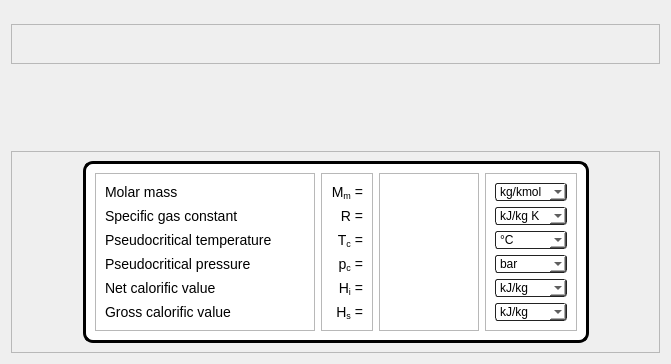
          <widget class="QWidget" name="pageBasic">
           <layout class="QVBoxLayout" name="verticalLayout_4">
            <item>
             <spacer name="verticalSpacer_6">
              <property name="orientation">
               <enum>Qt::Vertical</enum>
              </property>
              <property name="sizeHint" stdset="0">
               <size>
                <width>20</width>
                <height>13</height>
               </size>
              </property>
             </spacer>
            </item>
            <item>
             <widget class="QFrame" name="frame_99">
              <property name="frameShape">
               <enum>QFrame::StyledPanel</enum>
              </property>
              <property name="frameShadow">
               <enum>QFrame::Raised</enum>
              </property>
              <layout class="QHBoxLayout" name="horizontalLayout_30">
               <item>
                <spacer name="horizontalSpacer_19">
                 <property name="orientation">
                  <enum>Qt::Horizontal</enum>
                 </property>
                 <property name="sizeHint" stdset="0">
                  <size>
                   <width>341</width>
                   <height>20</height>
                  </size>
                 </property>
                </spacer>
               </item>
              </layout>
             </widget>
            </item>
            <item>
             <spacer name="verticalSpacer">
              <property name="orientation">
               <enum>Qt::Vertical</enum>
              </property>
              <property name="sizeHint" stdset="0">
               <size>
                <width>20</width>
                <height>81</height>
               </size>
              </property>
             </spacer>
            </item>
            <item>
             <widget class="QFrame" name="frame_12">
              <property name="frameShape">
               <enum>QFrame::StyledPanel</enum>
              </property>
              <property name="frameShadow">
               <enum>QFrame::Raised</enum>
              </property>
              <layout class="QHBoxLayout" name="horizontalLayout_31">
               <item>
                <spacer name="horizontalSpacer_9">
                 <property name="orientation">
                  <enum>Qt::Horizontal</enum>
                 </property>
                 <property name="sizeHint" stdset="0">
                  <size>
                   <width>62</width>
                   <height>20</height>
                  </size>
                 </property>
                </spacer>
               </item>
               <item>
                <widget class="QFrame" name="frameBasic">
                 <property name="maximumSize">
                  <size>
                   <width>760</width>
                   <height>16777215</height>
                  </size>
                 </property>
                 <property name="styleSheet">
                  <string notr="true">QLabel {
	font-size: 14px;
}

#frameBasic {
	border: 3px solid black;
	border-radius: 10px;
	background: white;
}</string>
                 </property>
                 <property name="frameShape">
                  <enum>QFrame::StyledPanel</enum>
                 </property>
                 <property name="frameShadow">
                  <enum>QFrame::Raised</enum>
                 </property>
                 <layout class="QHBoxLayout" name="horizontalLayout_19">
                  <item>
                   <widget class="QFrame" name="frame_66">
                    <property name="minimumSize">
                     <size>
                      <width>220</width>
                      <height>0</height>
                     </size>
                    </property>
                    <property name="frameShape">
                     <enum>QFrame::StyledPanel</enum>
                    </property>
                    <property name="frameShadow">
                     <enum>QFrame::Raised</enum>
                    </property>
                    <layout class="QVBoxLayout" name="verticalLayout_56">
                     <item>
                      <widget class="QLabel" name="label_104">
                       <property name="font">
                        <font>
                         <pointsize>-1</pointsize>
                        </font>
                       </property>
                       <property name="text">
                        <string>Molar mass</string>
                       </property>
                      </widget>
                     </item>
                     <item>
                      <widget class="QLabel" name="label_105">
                       <property name="font">
                        <font>
                         <pointsize>-1</pointsize>
                        </font>
                       </property>
                       <property name="text">
                        <string>Specific gas constant</string>
                       </property>
                      </widget>
                     </item>
                     <item>
                      <widget class="QLabel" name="label_106">
                       <property name="font">
                        <font>
                         <pointsize>-1</pointsize>
                        </font>
                       </property>
                       <property name="text">
                        <string>Pseudocritical temperature</string>
                       </property>
                      </widget>
                     </item>
                     <item>
                      <widget class="QLabel" name="label_107">
                       <property name="font">
                        <font>
                         <pointsize>-1</pointsize>
                        </font>
                       </property>
                       <property name="text">
                        <string>Pseudocritical pressure</string>
                       </property>
                      </widget>
                     </item>
                     <item>
                      <widget class="QLabel" name="label_108">
                       <property name="font">
                        <font>
                         <pointsize>-1</pointsize>
                        </font>
                       </property>
                       <property name="text">
                        <string>Net calorific value</string>
                       </property>
                      </widget>
                     </item>
                     <item>
                      <widget class="QLabel" name="label_109">
                       <property name="font">
                        <font>
                         <pointsize>-1</pointsize>
                        </font>
                       </property>
                       <property name="text">
                        <string>Gross calorific value</string>
                       </property>
                      </widget>
                     </item>
                    </layout>
                   </widget>
                  </item>
                  <item>
                   <widget class="QFrame" name="frame_67">
                    <property name="frameShape">
                     <enum>QFrame::StyledPanel</enum>
                    </property>
                    <property name="frameShadow">
                     <enum>QFrame::Raised</enum>
                    </property>
                    <layout class="QVBoxLayout" name="verticalLayout_57">
                     <item>
                      <widget class="QLabel" name="label_110">
                       <property name="font">
                        <font>
                         <pointsize>-1</pointsize>
                        </font>
                       </property>
                       <property name="layoutDirection">
                        <enum>Qt::LeftToRight</enum>
                       </property>
                       <property name="text">
                        <string>&lt;html&gt;&lt;head/&gt;&lt;body&gt;&lt;p&gt;M&lt;span style=&quot; vertical-align:sub;&quot;&gt;m&lt;/span&gt; =&lt;/p&gt;&lt;/body&gt;&lt;/html&gt;</string>
                       </property>
                       <property name="alignment">
                        <set>Qt::AlignRight|Qt::AlignTrailing|Qt::AlignVCenter</set>
                       </property>
                      </widget>
                     </item>
                     <item>
                      <widget class="QLabel" name="label_111">
                       <property name="font">
                        <font>
                         <pointsize>-1</pointsize>
                        </font>
                       </property>
                       <property name="text">
                        <string>R =</string>
                       </property>
                       <property name="alignment">
                        <set>Qt::AlignRight|Qt::AlignTrailing|Qt::AlignVCenter</set>
                       </property>
                      </widget>
                     </item>
                     <item>
                      <widget class="QLabel" name="label_112">
                       <property name="font">
                        <font>
                         <pointsize>-1</pointsize>
                        </font>
                       </property>
                       <property name="text">
                        <string>&lt;html&gt;&lt;head/&gt;&lt;body&gt;&lt;p&gt;T&lt;span style=&quot; vertical-align:sub;&quot;&gt;c&lt;/span&gt; =&lt;/p&gt;&lt;/body&gt;&lt;/html&gt;</string>
                       </property>
                       <property name="alignment">
                        <set>Qt::AlignRight|Qt::AlignTrailing|Qt::AlignVCenter</set>
                       </property>
                      </widget>
                     </item>
                     <item>
                      <widget class="QLabel" name="label_113">
                       <property name="font">
                        <font>
                         <pointsize>-1</pointsize>
                        </font>
                       </property>
                       <property name="text">
                        <string>&lt;html&gt;&lt;head/&gt;&lt;body&gt;&lt;p&gt;p&lt;span style=&quot; vertical-align:sub;&quot;&gt;c&lt;/span&gt; =&lt;/p&gt;&lt;/body&gt;&lt;/html&gt;</string>
                       </property>
                       <property name="alignment">
                        <set>Qt::AlignRight|Qt::AlignTrailing|Qt::AlignVCenter</set>
                       </property>
                      </widget>
                     </item>
                     <item>
                      <widget class="QLabel" name="label_114">
                       <property name="font">
                        <font>
                         <pointsize>-1</pointsize>
                        </font>
                       </property>
                       <property name="text">
                        <string>&lt;html&gt;&lt;head/&gt;&lt;body&gt;&lt;p&gt;H&lt;span style=&quot; vertical-align:sub;&quot;&gt;i&lt;/span&gt; =&lt;/p&gt;&lt;/body&gt;&lt;/html&gt;</string>
                       </property>
                       <property name="alignment">
                        <set>Qt::AlignRight|Qt::AlignTrailing|Qt::AlignVCenter</set>
                       </property>
                      </widget>
                     </item>
                     <item>
                      <widget class="QLabel" name="label_115">
                       <property name="font">
                        <font>
                         <pointsize>-1</pointsize>
                        </font>
                       </property>
                       <property name="text">
                        <string>&lt;html&gt;&lt;head/&gt;&lt;body&gt;&lt;p&gt;H&lt;span style=&quot; vertical-align:sub;&quot;&gt;s&lt;/span&gt; =&lt;/p&gt;&lt;/body&gt;&lt;/html&gt;</string>
                       </property>
                       <property name="alignment">
                        <set>Qt::AlignRight|Qt::AlignTrailing|Qt::AlignVCenter</set>
                       </property>
                      </widget>
                     </item>
                    </layout>
                   </widget>
                  </item>
                  <item>
                   <widget class="QFrame" name="frame_68">
                    <property name="minimumSize">
                     <size>
                      <width>100</width>
                      <height>0</height>
                     </size>
                    </property>
                    <property name="frameShape">
                     <enum>QFrame::StyledPanel</enum>
                    </property>
                    <property name="frameShadow">
                     <enum>QFrame::Raised</enum>
                    </property>
                    <layout class="QVBoxLayout" name="verticalLayout_58">
                     <item>
                      <widget class="QLabel" name="labelBasicVal_Mm">
                       <property name="font">
                        <font>
                         <pointsize>-1</pointsize>
                        </font>
                       </property>
                       <property name="text">
                        <string>&lt;html&gt;&lt;head/&gt;&lt;body&gt;&lt;p/&gt;&lt;/body&gt;&lt;/html&gt;</string>
                       </property>
                       <property name="alignment">
                        <set>Qt::AlignRight|Qt::AlignTrailing|Qt::AlignVCenter</set>
                       </property>
                       <property name="textInteractionFlags">
                        <set>Qt::LinksAccessibleByMouse|Qt::TextSelectableByMouse</set>
                       </property>
                      </widget>
                     </item>
                     <item>
                      <widget class="QLabel" name="labelBasicVal_R">
                       <property name="font">
                        <font>
                         <pointsize>-1</pointsize>
                        </font>
                       </property>
                       <property name="text">
                        <string>&lt;html&gt;&lt;head/&gt;&lt;body&gt;&lt;p/&gt;&lt;/body&gt;&lt;/html&gt;</string>
                       </property>
                       <property name="alignment">
                        <set>Qt::AlignRight|Qt::AlignTrailing|Qt::AlignVCenter</set>
                       </property>
                       <property name="textInteractionFlags">
                        <set>Qt::LinksAccessibleByMouse|Qt::TextSelectableByMouse</set>
                       </property>
                      </widget>
                     </item>
                     <item>
                      <widget class="QLabel" name="labelBasicVal_Tc">
                       <property name="font">
                        <font>
                         <pointsize>-1</pointsize>
                        </font>
                       </property>
                       <property name="text">
                        <string>&lt;html&gt;&lt;head/&gt;&lt;body&gt;&lt;p/&gt;&lt;/body&gt;&lt;/html&gt;</string>
                       </property>
                       <property name="alignment">
                        <set>Qt::AlignRight|Qt::AlignTrailing|Qt::AlignVCenter</set>
                       </property>
                       <property name="textInteractionFlags">
                        <set>Qt::LinksAccessibleByMouse|Qt::TextSelectableByMouse</set>
                       </property>
                      </widget>
                     </item>
                     <item>
                      <widget class="QLabel" name="labelBasicVal_pc">
                       <property name="font">
                        <font>
                         <pointsize>-1</pointsize>
                        </font>
                       </property>
                       <property name="text">
                        <string>&lt;html&gt;&lt;head/&gt;&lt;body&gt;&lt;p/&gt;&lt;/body&gt;&lt;/html&gt;</string>
                       </property>
                       <property name="alignment">
                        <set>Qt::AlignRight|Qt::AlignTrailing|Qt::AlignVCenter</set>
                       </property>
                       <property name="textInteractionFlags">
                        <set>Qt::LinksAccessibleByMouse|Qt::TextSelectableByMouse</set>
                       </property>
                      </widget>
                     </item>
                     <item>
                      <widget class="QLabel" name="labelBasicVal_Hi">
                       <property name="font">
                        <font>
                         <pointsize>-1</pointsize>
                        </font>
                       </property>
                       <property name="text">
                        <string>&lt;html&gt;&lt;head/&gt;&lt;body&gt;&lt;p/&gt;&lt;/body&gt;&lt;/html&gt;</string>
                       </property>
                       <property name="alignment">
                        <set>Qt::AlignRight|Qt::AlignTrailing|Qt::AlignVCenter</set>
                       </property>
                       <property name="textInteractionFlags">
                        <set>Qt::LinksAccessibleByMouse|Qt::TextSelectableByMouse</set>
                       </property>
                      </widget>
                     </item>
                     <item>
                      <widget class="QLabel" name="labelBasicVal_Hs">
                       <property name="font">
                        <font>
                         <pointsize>-1</pointsize>
                        </font>
                       </property>
                       <property name="text">
                        <string>&lt;html&gt;&lt;head/&gt;&lt;body&gt;&lt;p/&gt;&lt;/body&gt;&lt;/html&gt;</string>
                       </property>
                       <property name="alignment">
                        <set>Qt::AlignRight|Qt::AlignTrailing|Qt::AlignVCenter</set>
                       </property>
                       <property name="textInteractionFlags">
                        <set>Qt::LinksAccessibleByMouse|Qt::TextSelectableByMouse</set>
                       </property>
                      </widget>
                     </item>
                    </layout>
                   </widget>
                  </item>
                  <item>
                   <widget class="QFrame" name="frame_69">
                    <property name="styleSheet">
                     <string notr="true">QComboBox
{   
    border: 1px solid #222;
    border-radius: 3;
}

QComboBox::drop-down
{
     color: white;     
 }

QComboBox QAbstractItemView
{
    border: 1px solid #222;
    color: black;
    selection-background-color: QLinearGradient(x1: 0, y1: 0, x2: 0, y2: 1, stop: 0 #696a6a, stop: 1 #212222);
}</string>
                    </property>
                    <property name="frameShape">
                     <enum>QFrame::StyledPanel</enum>
                    </property>
                    <property name="frameShadow">
                     <enum>QFrame::Raised</enum>
                    </property>
                    <layout class="QVBoxLayout" name="verticalLayout_59">
                     <item>
                      <widget class="QComboBox" name="comboBoxBasicUnit_Mm">
                       <property name="styleSheet">
                        <string notr="true">background-color: rgb(255, 255, 255);</string>
                       </property>
                       <item>
                        <property name="text">
                         <string>kg/kmol</string>
                        </property>
                       </item>
                       <item>
                        <property name="text">
                         <string>lbm/lbmol</string>
                        </property>
                       </item>
                      </widget>
                     </item>
                     <item>
                      <widget class="QComboBox" name="comboBoxBasicUnit_R">
                       <property name="styleSheet">
                        <string notr="true">background-color: rgb(255, 255, 255);</string>
                       </property>
                       <item>
                        <property name="text">
                         <string>kJ/kg K</string>
                        </property>
                       </item>
                       <item>
                        <property name="text">
                         <string>BTU/lb °F</string>
                        </property>
                       </item>
                      </widget>
                     </item>
                     <item>
                      <widget class="QComboBox" name="comboBoxBasicUnit_Tc">
                       <property name="styleSheet">
                        <string notr="true">background-color: rgb(255, 255, 255);</string>
                       </property>
                       <item>
                        <property name="text">
                         <string>°C</string>
                        </property>
                       </item>
                       <item>
                        <property name="text">
                         <string>°F</string>
                        </property>
                       </item>
                      </widget>
                     </item>
                     <item>
                      <widget class="QComboBox" name="comboBoxBasicUnit_pc">
                       <property name="styleSheet">
                        <string notr="true">background-color: rgb(255, 255, 255);</string>
                       </property>
                       <item>
                        <property name="text">
                         <string>bar</string>
                        </property>
                       </item>
                       <item>
                        <property name="text">
                         <string>psi</string>
                        </property>
                       </item>
                      </widget>
                     </item>
                     <item>
                      <widget class="QComboBox" name="comboBoxBasicUnit_Hi">
                       <property name="styleSheet">
                        <string notr="true">background-color: rgb(255, 255, 255);</string>
                       </property>
                       <item>
                        <property name="text">
                         <string>kJ/kg</string>
                        </property>
                       </item>
                       <item>
                        <property name="text">
                         <string>BTU/lb</string>
                        </property>
                       </item>
                      </widget>
                     </item>
                     <item>
                      <widget class="QComboBox" name="comboBoxBasicUnit_Hs">
                       <property name="styleSheet">
                        <string notr="true">background-color: rgb(255, 255, 255);</string>
                       </property>
                       <item>
                        <property name="text">
                         <string>kJ/kg</string>
                        </property>
                       </item>
                       <item>
                        <property name="text">
                         <string>BTU/lb</string>
                        </property>
                       </item>
                      </widget>
                     </item>
                    </layout>
                   </widget>
                  </item>
                 </layout>
                </widget>
               </item>
               <item>
                <spacer name="horizontalSpacer_10">
                 <property name="orientation">
                  <enum>Qt::Horizontal</enum>
                 </property>
                 <property name="sizeHint" stdset="0">
                  <size>
                   <width>61</width>
                   <height>20</height>
                  </size>
                 </property>
                </spacer>
               </item>
              </layout>
             </widget>
            </item>
           </layout>
           <zorder>frame_12</zorder>
           <zorder>frame_99</zorder>
          </widget>
